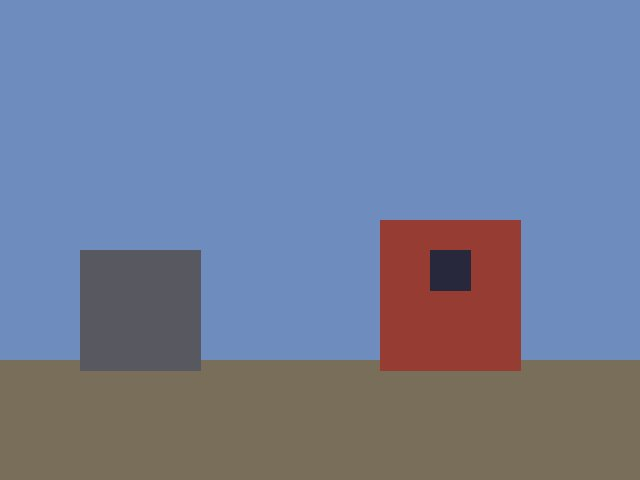
#> input picture ros2_px4_ws/src/vlm/test/data/test_scene.jpg, 640 x 480 px
$ python -i detectors.py   (imports and definitions only)
#> lines starting #> are read from the running program, lines starting #| are printed output that depends on the picture
#> further down, picture is the input picture: shape (480, 640, 3); mean B, G, R 151.9, 124.7, 113.8
"""目标检测内核：**纯函数 + 可插拔 backend**，不依赖 ROS。

这样做的目的：先用已存的 1245 张 AirSim 帧离线评估（召回/误报/耗时），
再接进 ROS 节点；换检测器不影响任务层接口。

backend：
- ``color``：颜色连通域（默认；不需要 OpenCV，scipy 可选）；用于信标/标记物或
  明显着装的假人；
- ``hog``：OpenCV HOG + 行人 SVM（需要 cv2）；
- ``haar``：OpenCV 全身级联（需要 cv2）。

坐标约定：bbox 用像素坐标 ``(x1, y1, x2, y2)``，左上角为原点。
"""

from dataclasses import dataclass

import numpy as np

DEFAULT_HAAR_PATH = '/usr/share/opencv4/haarcascades/haarcascade_fullbody.xml'


@dataclass(frozen=True)
class Detection:
    """一个检测框。``score`` 约定在 [0, 1]。"""

    x1: float
    y1: float
    x2: float
    y2: float
    score: float = 1.0
    label: str = 'target'

    @property
    def center(self):
        return ((self.x1 + self.x2) / 2.0, (self.y1 + self.y2) / 2.0)

    @property
    def width(self):
        return max(0.0, self.x2 - self.x1)

    @property
    def height(self):
        return max(0.0, self.y2 - self.y1)

    @property
    def area(self):
        return self.width * self.height

    # [98 lines left out: functions to_dict, bgr_to_hsv, _label_components, color_blob_detect, not called in this run]


class HogPersonDetector:
    """OpenCV HOG + 行人 SVM。CPU 上约 20 ms/帧（640 宽）。"""

    # [34 lines left out: functions __init__, detect, not called in this run]


class HaarFullBodyDetector:
    """OpenCV 全身级联；比 HOG 快，但漏检率更高。"""

    def __init__(self, cascade_path: str = DEFAULT_HAAR_PATH, *,
                 resize_width: int = 640, min_neighbors: int = 2,
                 min_size=(40, 80), label: str = 'person'):
        import cv2  # noqa: PLC0415 - 可选依赖

        self._cv2 = cv2
        self._cascade = cv2.CascadeClassifier(cascade_path)
        if self._cascade.empty():
            raise ValueError(f'级联文件不可用：{cascade_path}')
        self._resize_width = int(resize_width)
        self._min_neighbors = int(min_neighbors)
        self._min_size = tuple(int(v) for v in min_size)
        self._label = label

    def detect(self, bgr: np.ndarray):
        gray = self._cv2.cvtColor(bgr, self._cv2.COLOR_BGR2GRAY)
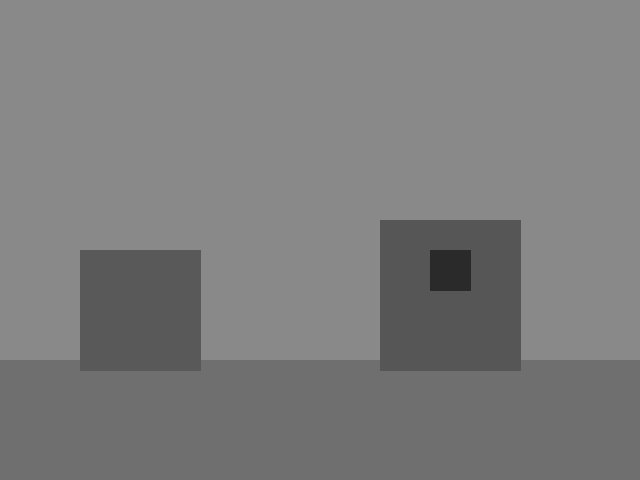
#> gray: shape (480, 640); min 34, max 144, mean 124.7
        height, width = gray.shape[:2]
#> height = 480; width = 640
        ratio = 1.0
        if self._resize_width > 0 and width > self._resize_width:
            ratio = self._resize_width / float(width)
            gray = self._cv2.resize(
                gray, (self._resize_width, max(int(height * ratio), 1)),
                interpolation=self._cv2.INTER_AREA)
        rects = self._cascade.detectMultiScale(
            gray, scaleFactor=1.05, minNeighbors=self._min_neighbors,
            minSize=self._min_size)
#> rects = ()
        out = [Detection(x / ratio, y / ratio, (x + w) / ratio, (y + h) / ratio,
                         score=1.0, label=self._label)
               for (x, y, w, h) in rects]
#> out = []
        out.sort(key=lambda d: d.area, reverse=True)
        return out


# [20 lines left out: function make_detector, not called in this run]


class _ColorAdapter:
    # [4 lines left out: function __init__, not called in this run]

    def detect(self, bgr):
        return color_blob_detect(bgr, self._lower, self._upper, **self._kwargs)

>>> import cv2
>>> picture = cv2.imread('../../vlm/test/data/test_scene.jpg')
>>> result = HaarFullBodyDetector().detect(picture)
#> result = []
